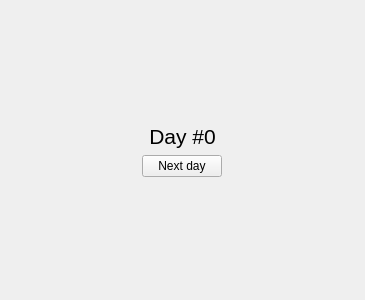
<?xml version="1.0" encoding="UTF-8"?>
<ui version="4.0">
 <class>DayProcessorTab</class>
 <widget class="QWidget" name="DayProcessorTab">
  <property name="geometry">
   <rect>
    <x>0</x>
    <y>0</y>
    <width>365</width>
    <height>300</height>
   </rect>
  </property>
  <property name="windowTitle">
   <string>Form</string>
  </property>
  <layout class="QVBoxLayout" name="verticalLayout">
   <item>
    <spacer name="verticalSpacer">
     <property name="orientation">
      <enum>Qt::Vertical</enum>
     </property>
     <property name="sizeHint" stdset="0">
      <size>
       <width>20</width>
       <height>40</height>
      </size>
     </property>
    </spacer>
   </item>
   <item>
    <widget class="QLabel" name="dayDisplay">
     <property name="font">
      <font>
       <pointsize>16</pointsize>
      </font>
     </property>
     <property name="text">
      <string>Day #0</string>
     </property>
     <property name="alignment">
      <set>Qt::AlignCenter</set>
     </property>
    </widget>
   </item>
   <item alignment="Qt::AlignHCenter">
    <widget class="QPushButton" name="nextDayButton">
     <property name="text">
      <string>Next day</string>
     </property>
    </widget>
   </item>
   <item>
    <spacer name="verticalSpacer_2">
     <property name="orientation">
      <enum>Qt::Vertical</enum>
     </property>
     <property name="sizeHint" stdset="0">
      <size>
       <width>20</width>
       <height>40</height>
      </size>
     </property>
    </spacer>
   </item>
  </layout>
 </widget>
 <resources/>
 <connections/>
</ui>
